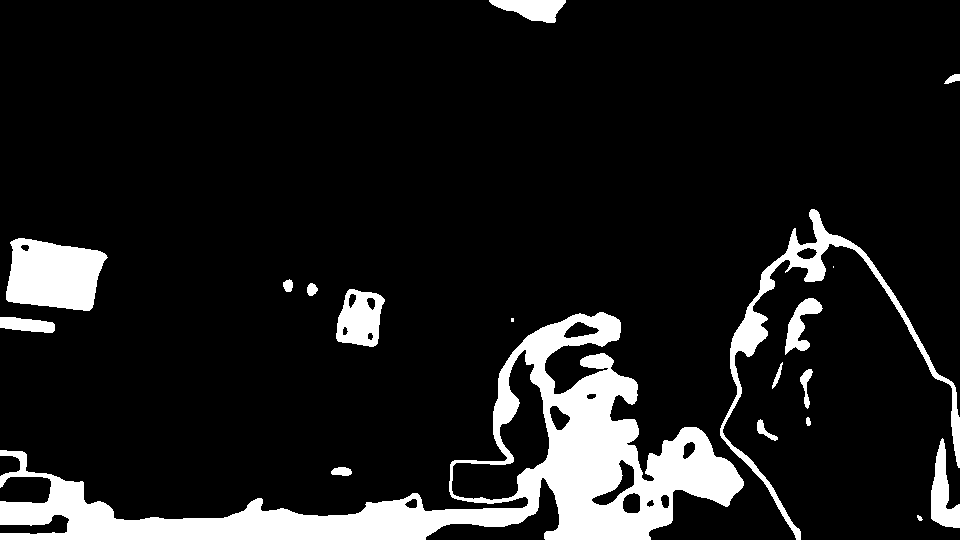
#> input picture src/imgs/mask.png, 960 x 540 px, found by its file name
$ python rrttest.py
#> lines starting #> are read from the running program, lines starting #| are printed output that depends on the picture; after the words box and inside, x2 and y2 are one past the last pixel; in counts of white or black regions, pixels touching at a corner belong together; long printed decimals are rounded
#> `img = cv2.imread(imagepath,0)`: img: shape (540, 960); 11.3% white; 19 white regions (2 under 20 px), largest, box (x1, y1, x2, y2) and area: (0, 312, 744, 540) 40166, (720, 209, 960, 540) 5772, (6, 238, 108, 311) 5587
#> further down, img2 is the input picture: shape (540, 960, 3); 11.3% white; 19 white regions (2 under 20 px), largest, box (x1, y1, x2, y2) and area: (0, 312, 744, 540) 40166, (720, 209, 960, 540) 5772, (6, 238, 108, 311) 5587

import cv2
import numpy as np
import math
import random
import argparse
import os
import time

class Nodes:
    """Class to store the RRT graph"""
    def __init__(self, x,y):
        self.x = x
        self.y = y
        self.parent_x = []
        self.parent_y = []

# check collision
def collision(x1,y1,x2,y2):
    color=[]
    x = list(np.arange(x1,x2,(x2-x1)/100))
    y = list(((y2-y1)/(x2-x1))*(x-x1) + y1)
    #print("collision",x,y)
    for i in range(len(x)):
        #print(int(x[i]),int(y[i]))
        color.append(img[int(y[i]),int(x[i])])
    if (255 in color):
        return True #collision
    else:
        return False #no-collision

# check the  collision with obstacle and trim
def check_collision(x1,y1,x2,y2):
    _,theta = dist_and_angle(x2,y2,x1,y1)
    x=x2 + stepSize*np.cos(theta)
    y=y2 + stepSize*np.sin(theta)
    print(x2,y2,x1,y1)
    print("theta",theta)
    print("check_collision",x,y)

    # TODO: trim the branch if its going out of image area
    # print("Image shape",img.shape)
    hy,hx=img.shape
    if y<0 or y>hy or x<0 or x>hx:
        print("Point out of image bound")
        directCon = False
        nodeCon = False
    else:
        # check direct connection
        if collision(x,y,end[0],end[1]):
            directCon = False
        else:
            directCon=True

        # check connection between two nodes
        if collision(x,y,x2,y2):
            nodeCon = False
        else:
            nodeCon = True

    return(x,y,directCon,nodeCon)

# return dist and angle b/w new point and nearest node
def dist_and_angle(x1,y1,x2,y2):
    dist = math.sqrt( ((x1-x2)**2)+((y1-y2)**2) )
    angle = math.atan2(y2-y1, x2-x1)
    return(dist,angle)

# return the neaerst node index
def nearest_node(x,y):
    temp_dist=[]
    for i in range(len(node_list)):
        dist,_ = dist_and_angle(x,y,node_list[i].x,node_list[i].y)
        temp_dist.append(dist)
    return temp_dist.index(min(temp_dist))

# generate a random point in the image space
def rnd_point(h,l):
    new_y = random.randint(0, h)
    new_x = random.randint(0, l)
    return (new_x,new_y)


def RRT(img, img2, start, end, stepSize):
#> called with start = (20, 20), end = (800, 200), stepSize = 10
    h,l= img.shape # dim of the loaded image
#> h = 540; l = 960
    # print(img.shape) # (384, 683)
    # print(h,l)

    # insert the starting point in the node class
    # node_list = [0] # list to store all the node points
    node_list[0] = Nodes(start[0],start[1])
    node_list[0].parent_x.append(start[0])
    node_list[0].parent_y.append(start[1])

    # display start and end
    cv2.circle(img2, (start[0],start[1]), 5,(0,0,255),thickness=3, lineType=8)
#> img2: shape (540, 960, 3); 0.03% of pixels changed, all inside (x1, y1, x2, y2) = (13, 13, 28, 28)
    cv2.circle(img2, (end[0],end[1]), 5,(0,0,255),thickness=3, lineType=8)
#> img2: shape (540, 960, 3); mean B, G, R 28.8, 28.8, 28.9

    i=1
    pathFound = False
    while pathFound==False:
        nx,ny = rnd_point(h,l)
#> nx = 776; ny = 394
        print("Random points:",nx,ny)
#| Random points: 776 394

        nearest_ind = nearest_node(nx,ny)
#> nearest_ind = 0
        nearest_x = node_list[nearest_ind].x
#> nearest_x = 20
        nearest_y = node_list[nearest_ind].y
#> nearest_y = 20
        print("Nearest node coordinates:",nearest_x,nearest_y)
#| Nearest node coordinates: 20 20

        #check direct connection
        tx,ty,directCon,nodeCon = check_collision(nx,ny,nearest_x,nearest_y)
#| 20 20 776 394
#| theta 0.4594
#| check_collision 28.963 24.434
#> after the loop in collision, `for i in range(len(x)):`: color = 100 values from 0 to 0
#> tx = 28.96; ty = 24.43; directCon = True; nodeCon = True
        print("Check collision:",tx,ty,directCon,nodeCon)
#| Check collision: 28.963 24.434 True True

        if directCon and nodeCon:
            print("Node can connect directly with end")
            node_list.append(i)
            node_list[i] = Nodes(tx,ty)
            node_list[i].parent_x = node_list[nearest_ind].parent_x.copy()
            node_list[i].parent_y = node_list[nearest_ind].parent_y.copy()
            node_list[i].parent_x.append(tx)
            node_list[i].parent_y.append(ty)

            cv2.circle(img2, (int(tx),int(ty)), 2,(0,0,255),thickness=3, lineType=8)
#> img2: shape (540, 960, 3); mean B, G, R 28.8, 28.8, 28.9
            cv2.line(img2, (int(tx),int(ty)), (int(node_list[nearest_ind].x),int(node_list[nearest_ind].y)), (0,255,0), thickness=1, lineType=8)
#> img2: shape (540, 960, 3); mean B, G, R 28.8, 28.8, 28.9
            cv2.line(img2, (int(tx),int(ty)), (end[0],end[1]), (255,0,0), thickness=2, lineType=8)
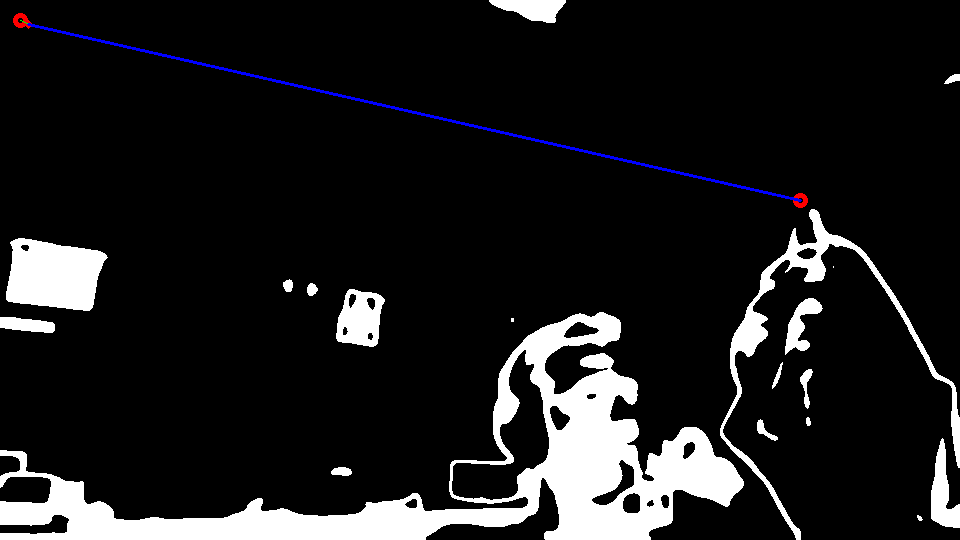
#> img2: shape (540, 960, 3); mean B, G, R 29.9, 28.8, 28.9

            print("Path has been found")
            #print("parent_x",node_list[i].parent_x)
            for j in range(len(node_list[i].parent_x)-1):
                cv2.line(img2, (int(node_list[i].parent_x[j]),int(node_list[i].parent_y[j])), (int(node_list[i].parent_x[j+1]),int(node_list[i].parent_y[j+1])), (255,0,0), thickness=2, lineType=8)
#> img2: shape (540, 960, 3); under 0.01% of pixels changed, all inside (x1, y1, x2, y2) = (19, 19, 28, 25)
            # cv2.waitKey(1)
            cv2.imwrite("src/imgs/out.jpg",img2)
            break

        elif nodeCon:
            print("Nodes connected")
            node_list.append(i)
            node_list[i] = Nodes(tx,ty)
            node_list[i].parent_x = node_list[nearest_ind].parent_x.copy()
            node_list[i].parent_y = node_list[nearest_ind].parent_y.copy()
            # print(i)
            # print(node_list[nearest_ind].parent_y)
            node_list[i].parent_x.append(tx)
            node_list[i].parent_y.append(ty)
            i=i+1
            # display
            cv2.circle(img2, (int(tx),int(ty)), 2,(0,0,255),thickness=3, lineType=8)
            cv2.line(img2, (int(tx),int(ty)), (int(node_list[nearest_ind].x),int(node_list[nearest_ind].y)), (0,255,0), thickness=1, lineType=8)
            #cv2.imwrite("src/imgs/"+str(i)+".jpg",img2)
            cv2.imshow("sdc",img2)
            cv2.waitKey(1000)
            continue

        else:
            print("No direct con. and no node con. :( Generating new rnd numbers")
            continue


if __name__ == '__main__':


    # remove previously stored data
    try:
      os.system("rm -rf media")
    except:
      print("Dir already clean")
    os.mkdir("media")
    imagepath = "src/imgs/mask.png"
    img = cv2.imread(imagepath,0) # load grayscale maze image
    img2 = cv2.imread(imagepath) # load colored maze image
    start = (20,20) #(20,20) # starting coordinate
    end = (800,200) #(450,250) # target coordinate
    stepSize = 10 # stepsize for RRT
    node_list = [0] # list to store all the node points


    # run the RRT algorithm
    RRT(img, img2, start, end, stepSize)
